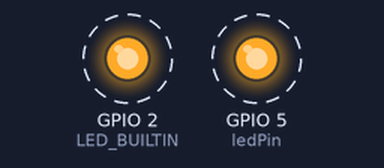
Recording of a sketch running on a simulated ESP32. Shown: output pins drawn as LEDs (lit = HIGH). Dashed ring = blinking.

Above: at 0.2 s.
Timing chart, 0 to 3.0 s (numbered marks = the images above):
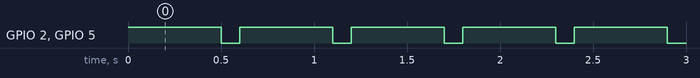

The sketch:

ESP32_Blink.ino
```cpp
/***
 * LED Blinking
 * Code Written by TechMartian
 */
const int ledPin = 5;
const int LED_BUILTIN = 2;

 void setup() {
  pinMode (ledPin, OUTPUT);
  pinMode (LED_BUILTIN, OUTPUT);

}

void loop()
{
  digitalWrite (LED_BUILTIN, HIGH);   // turn on the LED
  digitalWrite (ledPin, HIGH);        // turn on the LED
  delay(500);  // wait for half a second or 500 milliseconds
  digitalWrite (LED_BUILTIN, LOW);    // turn off the LED
  digitalWrite (ledPin, LOW);  // turn off the LED
  delay(100);  // wait for half a second or 500 milliseconds
}
```

Measured:
- by itself, GPIO 2 (LED_BUILTIN), GPIO 5 (ledPin): alternates HIGH for 0.50 s and LOW for 0.10 s
